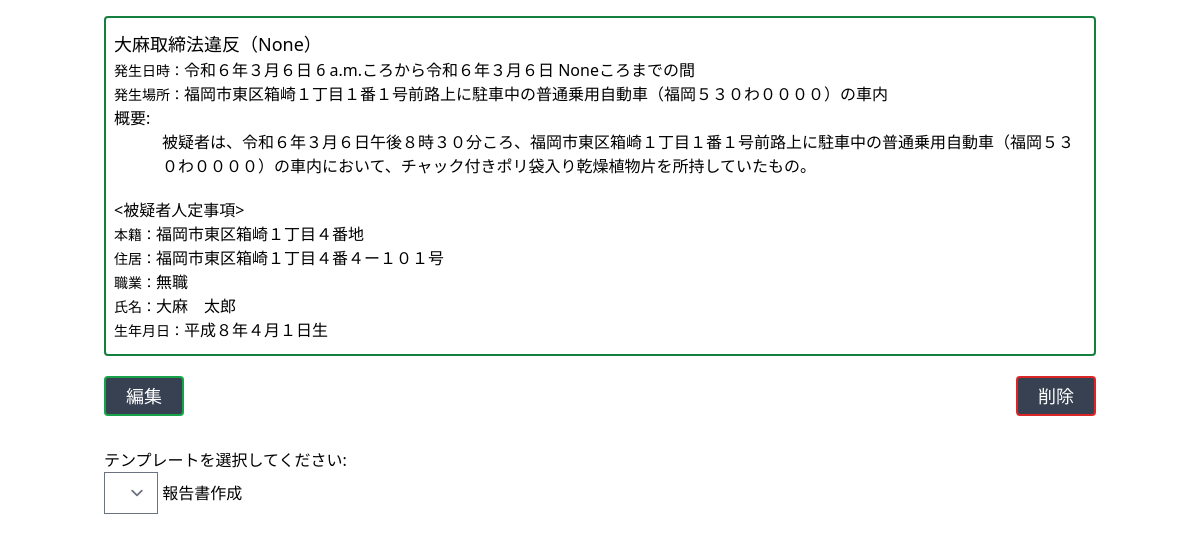
Page /crime/2 on the committed database.
### wordapp/models.py (models this page shows, shortened)
class Crime(models.Model):
    division = models.ForeignKey(Division, related_name="crimes", on_delete=models.CASCADE)
    crime_name = models.CharField(max_length=100)
    crime_name_second = models.CharField(max_length=100, null=True, blank=True)
    crime_start_date = models.CharField(max_length=100, null=True)
    crime_start_time = models.TimeField(null=True, blank=True)
    crime_end_date = models.CharField(max_length=100, null=True)
    crime_end_time = models.TimeField(null=True, blank=True)
    crime_place = models.CharField(max_length=100, null=True)
    crime_fact = models.TextField(null=True)
    suspect_honseki = models.CharField(max_length=100, null=True, blank=True)
    suspect_address = models.CharField(max_length=100, null=True, blank=True)
    suspect_job = models.CharField(max_length=100, null=True, blank=True)
    suspect_name = models.CharField(max_length=100, null=True, blank=True)
    suspect_birthday = models.CharField(max_length=100,null=True)

### wordapp/views.py (the view)
# urls.py: path('crime/<int:pk>', CrimeDetailView.as_view(), name='crime_detail'),
class CrimeDetailView(DetailView):
    model = Crime
    template_name = 'crime_detail.html'

### templates/crime_detail.html (shortened to what this page needs)
{% extends 'base.html' %}
{% block content %}
    <div class="container m-auto p-4">
        <div class="detail border-2 rounded border-green-700 py-3 px-2">
            <h2 class="text-lg">{{ object.crime_name }}（{{ object.crime_name_second }}）</h2>
            <p><span class="text-sm">発生日時：</span>{{ object.crime_start_date }} {{ object.crime_start_time }}ころから{{ object.crime_end_date }} {{ object.crime_end_time }}ころまでの間</p>
            <p><span class="text-sm">発生場所：</span>{{ object.crime_place }}</p>
            <h4>概要:</h4>
            <p class="ml-12 mb-5">{{ object.crime_fact }}</p>
            <h3><被疑者人定事項></h3>
            <p><span class="text-sm">本籍：</span>{{ object.suspect_honseki }}</p>
            <p><span class="text-sm">住居：</span>{{ object.suspect_address }}</p>
            <p><span class="text-sm">職業：</span>{{ object.suspect_job }}</p>
            <p><span class="text-sm">氏名：</span>{{ object.suspect_name }}</p>
            <p><span class="text-sm">生年月日：</span>{{ object.suspect_birthday }}</p>
        </div>
        <div class="flex items-center justify-between mb-8">
            <button class="hover:text-green-400 text-white border-2 border-green-600 rounded py-1 px-5 text-lg mt-5 bg-gray-700"><a href="{% url 'crime_update' pk=crime.id %}">編集</a></button>
            <form action="{% url 'crime_delete' pk=crime.id %}" method="post" onsubmit="return confirm('本当に削除しますか？');">
                <input type="submit" value="削除" class="text-lg border-2 border-red-600 rounded  hover:text-red-500 bg-gray-700 text-white py-1 px-5 mt-5">
            </form>
        </div>
        <form method="post" action="">
            <div>
                <label for="template">テンプレートを選択してください:</label>
            </div>
            <select name="template" id="template">
            </select>
            <input type="submit" value="報告書作成">
        </form>
    </div>
{% endblock content %}

### rows in the picture
Crime: crime_name "大麻取締法違反", crime_name_second "None", crime_start_date "令和６年３月６日", crime_start_time "6 a.m.", crime_end_date "令和６年３月６日", crime_end_time "None", crime_place "福岡市東区箱崎１丁目１番１号前路上に駐車中の普通乗用自動車（福岡５３０わ００００）の車内", crime_fact "被疑者は、令和６年３月６日午後８時３０分ころ、福岡市東区箱崎１丁目１番１号前路上に駐車中の普通乗用自動車（福岡５３０わ００００）の車内において、チャック付きポリ袋入り乾燥植物片を所持していたもの。", suspect_honseki "福岡市東区箱崎１丁目４番地", suspect_address "福岡市東区箱崎１丁目４番４ー１０１号", suspect_job "無職", suspect_name "大麻 太郎", suspect_birthday "平成８年４月１日生"
